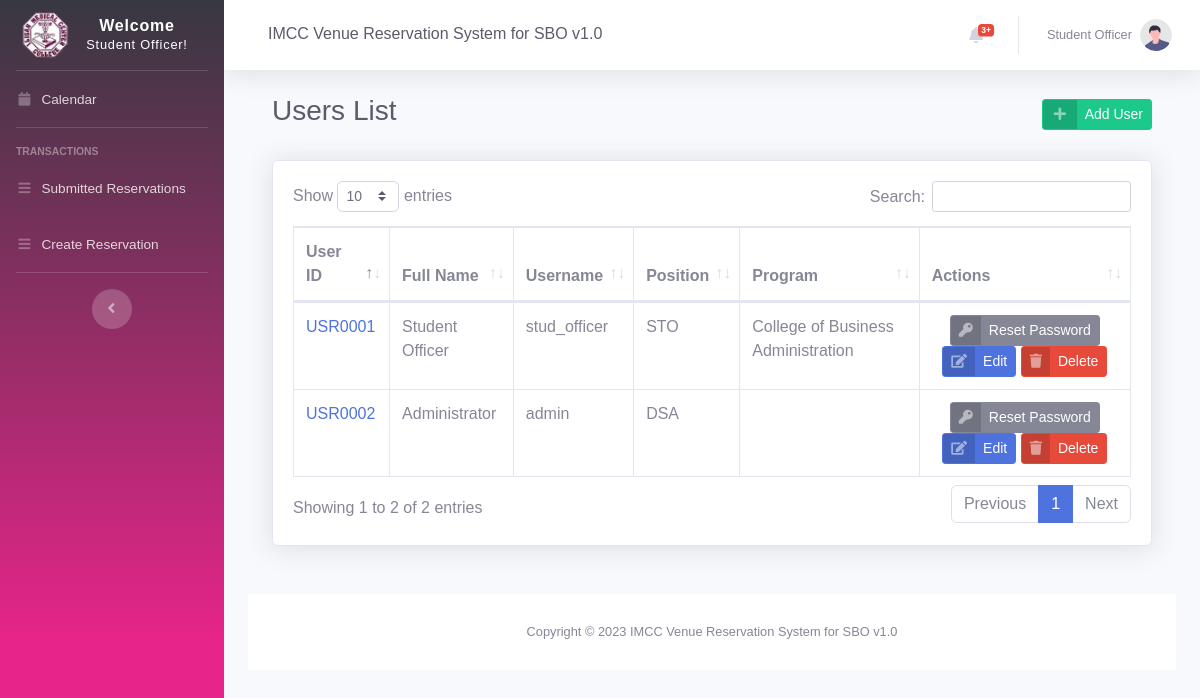
Page /users.php (signed in) on the earlier database version.
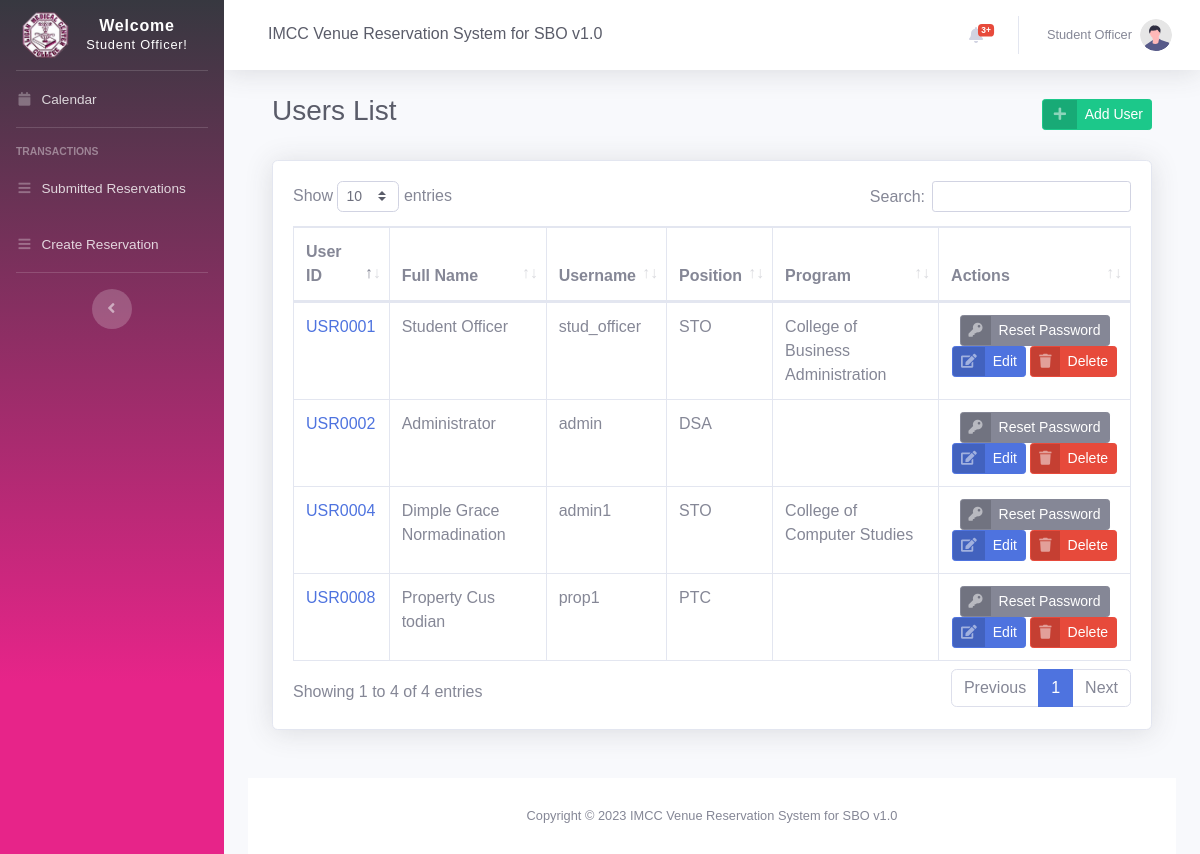
Same page on the later database version.
### tables this page shows
CREATE TABLE `users` (
  `id` int(11) NOT NULL,
  `userID` varchar(25) NOT NULL,
  `first_name` varchar(255) NOT NULL,
  `middle_name` varchar(255) DEFAULT NULL,
  `last_name` varchar(255) DEFAULT NULL,
  `contact` varchar(15) DEFAULT NULL,
  `username` varchar(255) NOT NULL,
  `password` varchar(255) NOT NULL,
  `change_pass` tinyint(1) NOT NULL DEFAULT 0,
  `position` varchar(50) NOT NULL,
  `programID` int(11) DEFAULT NULL,
  `dateAdded` datetime NOT NULL DEFAULT current_timestamp(),
  `dateUpdated` datetime DEFAULT NULL
);

CREATE TABLE `program` (
  `id` int(11) NOT NULL,
  `programID` varchar(15) DEFAULT NULL,
  `name` varchar(255) DEFAULT NULL,
  `color` varchar(15) DEFAULT NULL,
  `incharge_organization` varchar(255) DEFAULT NULL,
  `dateAdded` datetime NOT NULL DEFAULT current_timestamp(),
  `dateUpdated` datetime DEFAULT NULL
);

### users.php (the view, shortened to what this page needs)
<?php
include 'settings/system.php';
include 'settings/header.php';
include "settings/sidebar.php";
include 'settings/topbar.php';
?>
<div class="container-fluid">
    <div class="d-sm-flex align-items-center justify-content-between mb-4">
        <div class="container-fluid">
            <div class="d-sm-flex align-items-center justify-content-between mb-4">
                <h1 class="h3 mb-2 text-gray-800">Users List</h1>
                <a href="user_add.php" class="btn btn-success btn-icon-split btn-sm keychainify-checked">
                    <span class="icon text-white-50">
                        <i class="fas fa-fw fa-plus"></i>
                    </span>
                    <span class="text">Add User</span>
                </a>
            </div>
            <div class="card shadow mb-4">
                <div class="card-body">
                    <div class="table-responsive">
                        <table class="table table-bordered table-hovered" id="dataTable" width="100%" cellspacing="0">
                            <thead>
                                <tr>
                                    <th>User ID</th>
                                    <th>Full Name</th>
                                    <th>Username</th>
                                    <th>Position</th>
                                    <th>Program</th>
                                    <th>Actions</th>
                                </tr>
                            </thead>
                            <tbody>
                                <?php
                                $users = $db->query("SELECT A.*,B.name as prg_name FROM `users` as A LEFT JOIN `program` as B ON A.programID = B.id ORDER BY A.last_name ASC");
                                $row_users = $users->fetchAll(PDO::FETCH_OBJ);
                                foreach ($row_users as $row) {
                                ?>
                                    <tr>
                                        <td><?= '<a href="user_edit.php?id='.$row->id.'">' . $row->userID. '</a>'; ?></td>
                                        <td><?= $row->first_name.' '.$row->middle_name.' '.$row->last_name ?></td>
                                        <td><?= $row->username; ?></td>
                                        <td><?= $row->position; ?></td>
                                        <td><?= $row->prg_name; ?></td>
                                        <td align="center">
                                        <a href="user_resetpassword.php?id=<?php echo $row->id; ?>" onclick="return confirm('Are you sure you want to reset the password for this user?')" class="btn btn-secondary btn-icon-split btn-sm keychainify-checked">
                                                <span class="icon text-white-50">
                                                    <i class="fas fa-key"></i>
                                                </span>
                                                <span class="text">Reset Password</span>
                                            </a>
                                            <a href="user_edit.php?id=<?php echo $row->id; ?>" class="btn btn-primary btn-icon-split btn-sm keychainify-checked">
                                                <span class="icon text-white-50">
                                                    <i class="fas fa-edit"></i>
                                                </span>
                                                <span class="text">Edit</span>
                                            </a>
                                            <a href="user_delete.php?id=<?php echo $row->id; ?>" onclick="return confirm('Are you sure you want to delete this user?')" class="btn btn-danger btn-icon-split btn-sm keychainify-checked">
                                                <span class="icon text-white-50">
                                                    <i class="fas fa-trash"></i>
                                                </span>
                                                <span class="text">Delete</span>
                                            </a>
                                        </td>
                                    </tr>
                                <?php } ?>
                            </tbody>
                        </table>
                    </div>
                </div>
            </div>
        </div>
    </div>
    <?php include 'settings/footer.php'; ?>

### settings/header.php (shortened to what this page needs)
<!DOCTYPE html>
<html lang="en">
<head>
    <link href="vendor/fontawesome-free/css/all.min.css" rel="stylesheet" type="text/css">
    <link href="css/sb-admin-2.min.css" rel="stylesheet">
    <link href="vendor/datatables/dataTables.bootstrap4.min.css" rel="stylesheet">
    <link rel="stylesheet" href="vendor/3b-calendar.css">
</head>

### settings/sidebar.php (shortened to what this page needs)
<body id="page-top">
    <div id="wrapper">
        <ul class="navbar-nav bg-gradient-imcc sidebar sidebar-dark accordion" id="accordionSidebar">
            <a class="sidebar-brand d-flex align-items-center justify-content-center" href="calendar.php">
                <div class="sidebar-brand-icon ">
                    <img class="fas" src="./img/imcc.png" style="width:50px;height:50px;"></img>
                </div>
                <div class="sidebar-brand-text mx-3">Welcome <br /><small><?php
                                                                            if ($_SESSION['position'] == 'STO') {
                                                                                echo 'Student Officer!';
                                                                            } elseif ($_SESSION['position'] == 'DSA') {
                                                                                echo 'Department of Student Affairs!';
                                                                            } else {
                                                                                echo 'Property Custodian!';
                                                                            }
                                                                            ?></small></div>
            </a>
            <hr class="sidebar-divider my-0">
            <li class="nav-item <?= $calendar; ?>">
                <a class="nav-link" href="calendar.php">
                    <i class="fas fa-fw fa-calendar"></i>
                    <span>Calendar</span></a>
            </li>
            <hr class="sidebar-divider">
            <div class="sidebar-heading">
                Transactions
            </div>
            <?php
            if ($_SESSION['position'] == 'STO') { ?>
                <li class="nav-item <?= $reservation; ?>">
                    <a class="nav-link" href="reservation_list.php">
                        <i class="fas fa-fw fa-bars"></i>
                        <span>Submitted Reservations</span></a>
                </li>
                <li class="nav-item <?= $reservation; ?>">
                    <a class="nav-link" href="add_reservation.php">
                        <i class="fas fa-fw fa-bars"></i>
                        <span>Create Reservation</span></a>
                </li>
            <?php
            } else if($_SESSION['position'] == 'PTC') {
            ?>
                <li class="nav-item <?= $reservation; ?>">
                    <a class="nav-link" href="reservation_list.php">
                        <i class="fas fa-fw fa-bars"></i>
                        <span>Submitted Reservations</span></a>
                </li>
            <?php
            }
            ?>
            <hr class="sidebar-divider d-none d-md-block">
            <div class="text-center d-none d-md-inline">
                <button class="rounded-circle border-0" id="sidebarToggle"></button>
            </div>
        </ul>

### settings/topbar.php (shortened to what this page needs)
<div id="content-wrapper" class="d-flex flex-column">
    <div id="content">
        <nav class="navbar navbar-expand navbar-light bg-white topbar mb-4 static-top shadow">
            <div class="d-none d-sm-inline-block form-inline mr-auto ml-md-3 my-2 my-md-0 mw-100 navbar-search">
                <div class="input-group">
                    <h5 class="form-control  border-0 text-gray-800"><?= NAME_; ?></h5>
                </div>
            </div>
            <ul class="navbar-nav ml-auto">
                <li class="nav-item dropdown no-arrow mx-1">
                    <a class="nav-link dropdown-toggle" href="#" id="alertsDropdown" role="button" data-toggle="dropdown" aria-haspopup="true" aria-expanded="false">
                        <i class="fas fa-bell fa-fw"> </i>
                        <span class="badge badge-danger badge-counter">3+</span>
                    </a>
                </li>
                <li class="nav-item dropdown no-arrow">
                    <a class="nav-link dropdown-toggle" href="#" id="userDropdown" role="button" data-toggle="dropdown" aria-haspopup="true" aria-expanded="false">
                        <span class="mr-2 d-none d-lg-inline text-gray-600 small"><?= $_SESSION['name']; ?></span>
                        <img class="img-profile rounded-circle" src="img/undraw_profile.svg">
                    </a>
                </li>
            </ul>
        </nav>

### settings/footer.php (shortened to what this page needs)
<footer class="sticky-footer bg-white">
    <div class="container my-auto">
        <div class="copyright text-center my-auto">
            <span>Copyright &copy; 2023 <?= NAME_; ?> </span>
        </div>
    </div>
</footer>
</body>
</html>

Differences in the rows shown:
added users: userID "USR0004", first_name "Dimple", middle_name "Grace", last_name "Normadination", username "admin1", position "STO", programID.name "College of Computer Studies"
added users: userID "USR0008", first_name "Property", middle_name "Cus", last_name "todian", username "prop1", position "PTC"
Other differences:
text written by a page script: "Show entries Search: Showing 1 to 2 of 2 entries Previous 1 Next" → "Show entries Search: Showing 1 to 4 of 4 entries Previous 1 Next"
